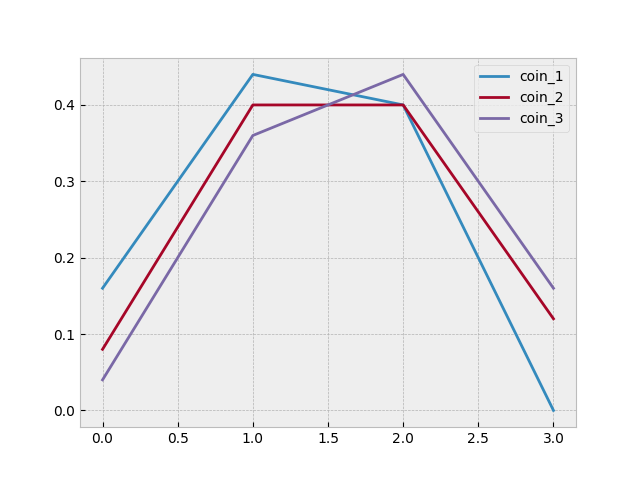

This figure's Python source:
"""
Suppose that you run an experiment where you flip a coin 3 times, and repeat that trial 25 times. You run this experiment on 3 different coins.

Let Pi(x) be the experimental probability of getting x heads in a trial of 3 tosses, using the i th coin. Plot the distributions P1(x), P2(x), and P3(x) on the same graph. Be sure to label them.

This is similar to when you plotted the Monte Carlo distributions, but this time you're given the simulation results.

Based on the plot of the distributions, what conclusions can you make about the coins? For each coin, does it appear to be fair, biased towards heads, or biased towards tails? Write your answer as a comment.
"""

coin_1 = ['TTH', 'HHT', 'HTH', 'TTH', 'HTH',
          'TTH', 'TTH', 'TTH', 'THT', 'TTH',
          'HTH', 'HTH', 'TTT', 'HTH', 'HTH',
          'TTH', 'HTH', 'TTT', 'TTT', 'TTT',
          'HTT', 'THT', 'HHT', 'HTH', 'TTH']

coin_2 = ['HTH', 'HTH', 'HTT', 'THH', 'HHH',
          'THH', 'HHH', 'HHH', 'HTT', 'TTH',
          'TTH', 'HHT', 'TTH', 'HTH', 'HHT',
          'THT', 'THH', 'THT', 'TTH', 'TTT',
          'HHT', 'THH', 'THT', 'THT', 'TTT']

coin_3 = ['HHH', 'THT', 'HHT', 'HHT', 'HTH',
          'HHT', 'HHT', 'HHH', 'TTT', 'THH',
          'HHH', 'HHH', 'TTH', 'THH', 'THH',
          'TTH', 'HTT', 'TTH', 'HTT', 'HHT',
          'TTH', 'HTH', 'THT', 'THT', 'HTH']

import matplotlib.pyplot as plt
plt.style.use('bmh')

def odds(coin_list):

    num_heads_each_trial = []
    for trial in coin_list:
        num_h = 0
        for outcome in trial:
            if outcome == 'H':
                num_h += 1
        num_heads_each_trial.append(num_h)

    num_of_num_heads = [0, 0, 0, 0]
    for num in num_heads_each_trial:
        num_of_num_heads[num] += 1

    x_coords = [x for x in range(4)]
    y_coords = [num_of_num_heads[n]/len(coin_list) for n in range(4)]
    plt.plot(x_coords, y_coords)

odds(coin_1)
odds(coin_2)
odds(coin_3)

plt.legend(["coin_{}".format(n) for n in range(1, 4)])
plt.savefig('detecting_biased_coins.png')

"""

You can see that coin 1 is biased towards tails (lands more tails), coin_2 is not biased, and coin 3 is biased towards heads (lands more heads).

"""